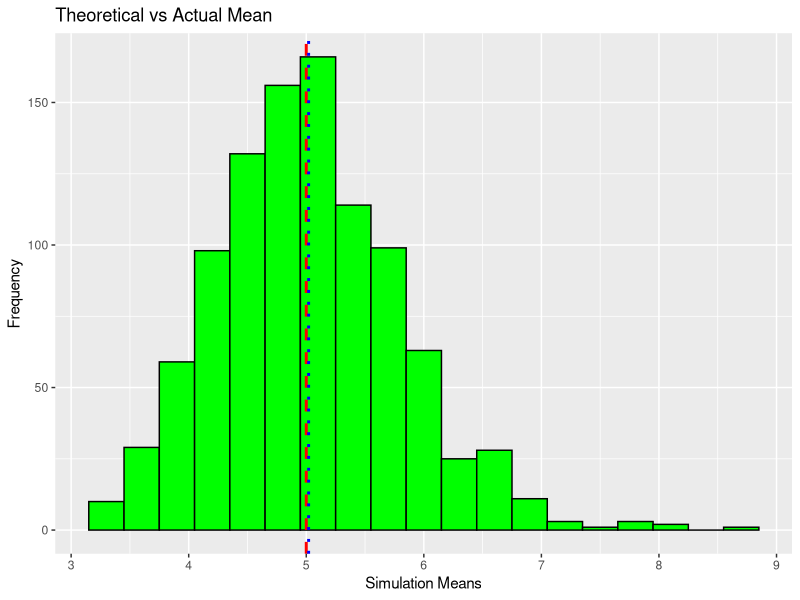
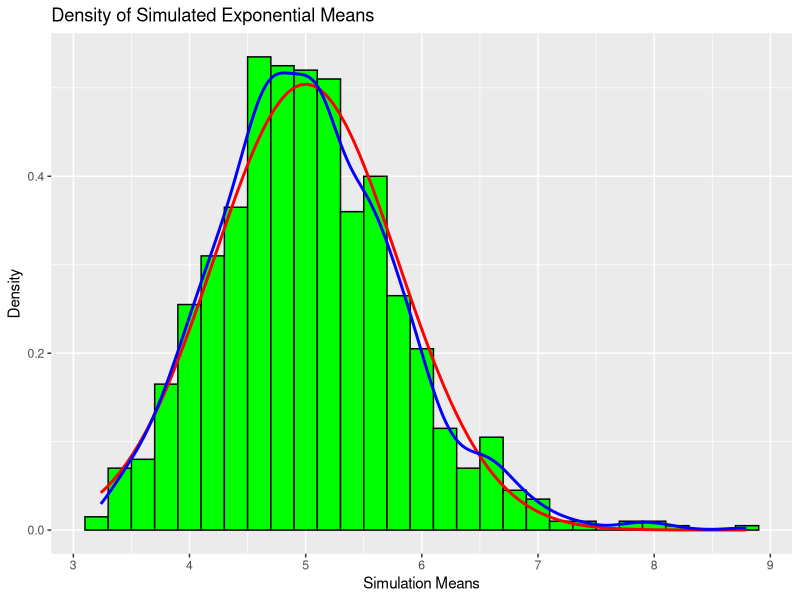

Source code (R) for these figures, in order: (Note: this script raises an error after producing the figures.)
# Peer-graded Assignment: Course Project on Statistical Inference (Part 1)

## By: Cecilia Cruz-Ram, MD DPCOM

## Introduction:
# In this project we will investigate the exponential distribution in R and compare it with the 
# <b>Central Limit Theorem</b>. The exponential distribution can be simulated in R with 
# <b>rexp(n, lambda)</b> where lambda is the rate parameter. The mean of exponential distribution 
# is 1/lambda and the standard deviation is also 1/lambda. 

# Provided Data:
# * lambda = 0.2 for all of the simulations
# * Distribution of averages of 40 exponentials
# * Number of simulations = 1000

## Simulations:

# A. Setwd
setwd("/Users/sexybaboy/Documents/Files/Zetch/Online Courses/Data Science Specialization Feb18/R/Statistical Inference")

# B. Set seed of reproducibility
set.seed(2018)

# C. Set sample size
n <- 40              # sample size
lambda <- 0.2        # number of exponentials
simNum <- 1000       # number of simulations

# D. Run simulations
simMeans = NULL
for (i in 1 : 1000) {
  simMeans = c(simMeans, mean(rexp(n,lambda)))
}

head(simMeans)

# E. Instructions
# <b>*1. Show the sample mean and compare it to the theoretical mean of the distribution.*</b>

# Run theoretical mean
theosampMean <- round(1/lambda,3)
theosampMean

# Run actual mean
actualMean <- round(mean(simMeans),3)
actualMean

# Plot showing both means
require(ggplot2)
simMeansDf <- as.data.frame(simMeans)
g <- ggplot(simMeansDf, aes(x = simMeans))
g <- g + geom_histogram(binwidth = .3, color = "black", fill = "green") +
  geom_vline(xintercept = theosampMean, color = "red", size = 1, linetype = 2) +
  geom_vline(xintercept = actualMean, color = "blue", size = 1, linetype = 3) +
  labs(x = "Simulation Means", y = "Frequency", 
  title = "Theoretical vs Actual Mean")
g
dev.copy(png,'plot1.png')
print('plot1.png')
dev.off()

# *The red dashed vertical line indicate the theoretical sample mean, 1/lambda = 5, 
# while the green dashed vertical line is the calculated average sample mean size 
# of 40 of 1000 samples showing very close proximity.*

# <b>*2. Show how variable the sample is (via variance) and compare it to the theoretical 
# variance of the distribution.*</b>

# Run theoretical variance
theosampVar <- round((1/lambda)^2/n,3)
theosampVar

# Run actual variance
actualVar <- round(var(simMeans),3)
actualVar

# Table showing both theoretical and actual mean and variance
tab <- matrix(c(theosampMean, actualMean, 
                theosampVar,actualVar),
              ncol = 2, byrow = TRUE)
colnames(tab) <- c("Theoretical","Sample")
rownames(tab) <- c("Mean","Variance")
tab <- as.table(tab)
tab

# *Preceding table shows near identical values.*

# <b>*3. Show that the distribution is approximately normal.

# In point 3, focus on the difference between the distribution of a large collection 
# of random exponentials and the distribution of a large collection of averages of 40 exponentials.*</b>

# Make a histogram with the density and sample means. Add density curve of the normal distribution 
# and the sample distribution:
g <- ggplot(simMeansDf, aes(x=simMeans))
g <- g + geom_histogram(binwidth = .2, color = "black", fill = "green" , aes(y = ..density..)) +
  stat_function(fun = dnorm, args = list(mean = theosampMean, sd = sd(simMeans)), 
                color = "red", size = 1) +
  stat_density(geom = "line", color = "blue", size = 1)  +
  labs(x = "Simulation Means", y = "Density", 
       title = "Density of Simulated Exponential Means")
g
dev.copy(png,'plot2.png')
print('plot2.png')
dev.off()

# *Plot2 shows the distribution of means of the sampled exponential distributions which 
# appear to follow a normal distribution, due to the <b>Central Limit Theorem</b>. 
# An increase in the number of samples (currently 1000) will create a distribution 
# that would be even closer to the standard normal distribution. The red line above is 
# the normal distribution curve which closely approximates the blue colored sample curve.*

knitr::spin("SI Course Project (Part 1).R")
rmarkdown::render("SI Course Project (Part 1).R", "pdf_document")
